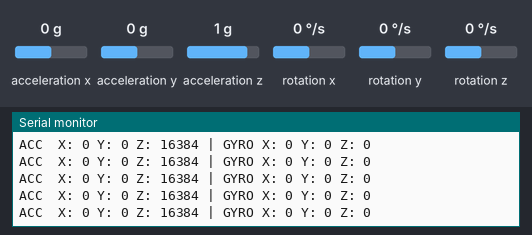
The sketch below on a simulated Arduino Uno, built with avr-gcc and run on an emulated ATmega328P. Parts: the last lines printed to the serial monitor. Wiring (inferred from the names in the program): MPU-6050 motion sensor at I2C address 0x68. The test bench sets the inputs (shaded band); at power-on: acceleration x 0 g, acceleration z 1 g, acceleration y 0 g, rotation x 0 °/s, rotation y 0 °/s, rotation z 0 °/s.

Above: at 1.2 s.
1.3 s: acceleration x set to -1.4 g
At 1.58 s:
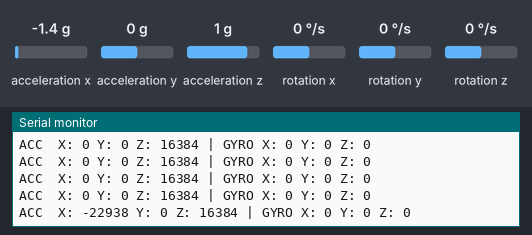
4.3 s: acceleration z set to 0 g
At 4.42 s:
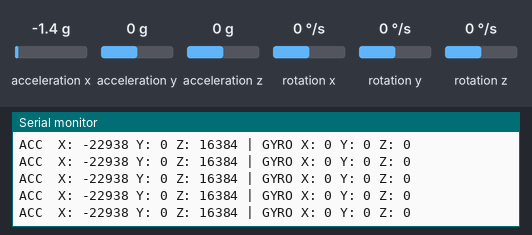
7.3 s: acceleration y set to -1.4 g
At 7.46 s:
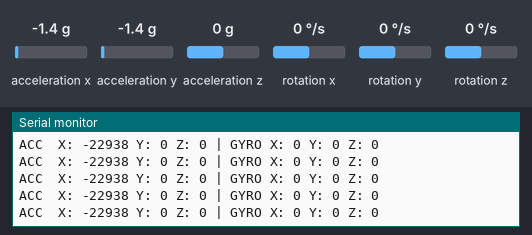
8.8 s: rotation x set to -192 °/s
At 8.88 s:
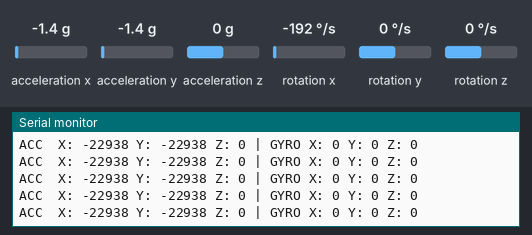
11.8 s: rotation y set to -192 °/s
At 11.92 s:
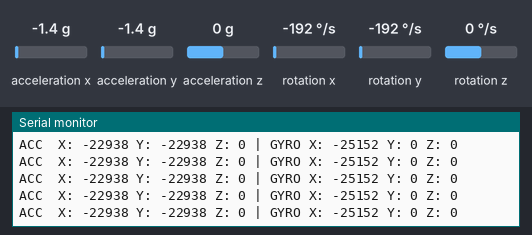
13.3 s: rotation z set to 100 °/s
At 13.34 s:
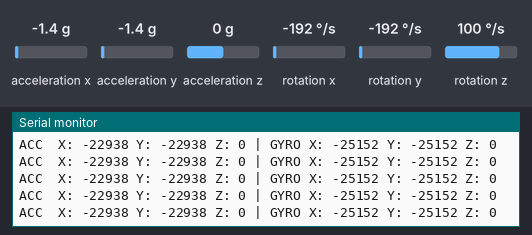

Measured:
- after the input at 1.3 s, the serial monitor: prints a new line after 0.12 s (image 1)

The sketch:

gyr.ino
```cpp
#include <Wire.h>

const int MPU_ADDR = 0x68;

int16_t accX, accY, accZ;
int16_t gyroX, gyroY, gyroZ;

void setup() {
  Serial.begin(9600);
  Wire.begin();

  // Wake up MPU6050
  Wire.beginTransmission(MPU_ADDR);
  Wire.write(0x6B);      // Power management register
  Wire.write(0x00);      // Wake up
  Wire.endTransmission(true);

  Serial.println("MPU6050 Initialized");
}

void loop() {
  Wire.beginTransmission(MPU_ADDR);
  Wire.write(0x3B); // Starting register for Accel data
  Wire.endTransmission(false);
  Wire.requestFrom(MPU_ADDR, 14, true);

  accX = Wire.read() << 8 | Wire.read();
  accY = Wire.read() << 8 | Wire.read();
  accZ = Wire.read() << 8 | Wire.read();

  Wire.read(); Wire.read(); // Temperature (ignored)

  gyroX = Wire.read() << 8 | Wire.read();
  gyroY = Wire.read() << 8 | Wire.read();
  gyroZ = Wire.read() << 8 | Wire.read();

  Serial.print("ACC  X: "); Serial.print(accX);
  Serial.print(" Y: "); Serial.print(accY);
  Serial.print(" Z: "); Serial.print(accZ);

  Serial.print(" | GYRO X: "); Serial.print(gyroX);
  Serial.print(" Y: "); Serial.print(gyroY);
  Serial.print(" Z: "); Serial.println(gyroZ);

  delay(200);
}
```
